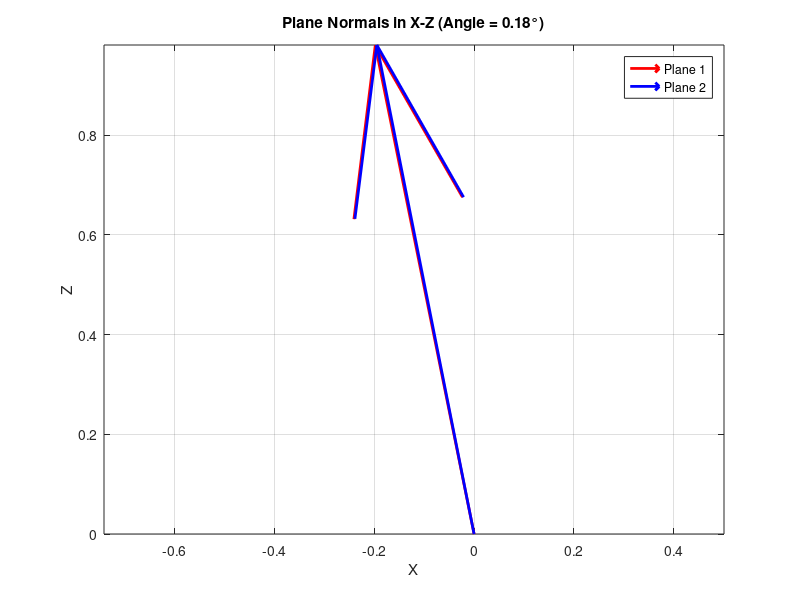
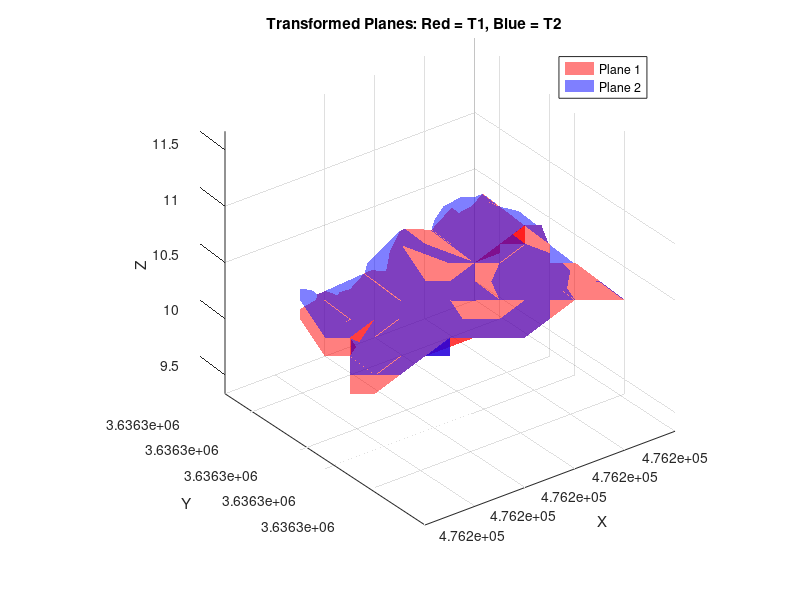

MATLAB code to generate these figures, in order:
configStruct = struct( ...
    'dataFolder', '/Volumes/camera/DO-lidar/data-lvx/', ...
    "processHFolder", "/Volumes/camera/DO-lidar/Processed_Hourly", ...
    "processFolder", "/Volumes/camera/DO-lidar/Processed_daily", ...
    "plotFolder", "/Volumes/camera/DO-lidar/laserdanger", ...
    'transformMatrix', [-0.949241568721, -0.247004601089, -0.194754130260, 476196.822115626768; ... 
    0.241085658086, -0.969005091712, 0.053915097151, 3636332.802218010183; ... 
    -0.202035020918, 0.004226023738, 0.979369180159, 10.481421693595; ...
    0.000000000000, 0.000000000000, 0.000000000000, 1.000000000000
     ], ...
     'LidarBoundary', [476190.822581, 476185.016129, 475999.919355, 476029.274194;... 
     3636353.450920, 3636316.937617, 3636300.996933, 3636453.144172]');


jsonText = jsonencode(configStruct, 'PrettyPrint', true);
fid = fopen('livox_config.json', 'w');
fwrite(fid, jsonText, 'char');
fclose(fid);


% blickfeld transformation matrix
        % -0.244522958994, -0.962178707123, -0.120086275041, 476196.819366455078; ...
        %  0.008030226454,  0.121832095087, -0.992518246174, 3636332.755462646484; ...
        %  0.969610273838, -0.243657812476, -0.022064233199, 10.533929824829; ...
        %  0.0, 0.0, 0.0, 1.0 ...
%% for ehukai

configStruct = struct( ...
    'dataFolder', '/project/ceph/Projects/DO-lidar/data-lvx/', ...
    'processFolder', '/project/ceph/Projects/DO-lidar/Processed_daily', ...
    'plotFolder', '/project/ceph/Projects/DO-lidar/laserdanger', ...
    'transformMatrix', [-0.949241568721, -0.247004601089, -0.194754130260, 476196.822115626768; ... 
    0.241085658086, -0.969005091712, 0.053915097151, 3636332.802218010183; ... 
    -0.202035020918, 0.004226023738, 0.979369180159, 10.481421693595; ...
    0.000000000000, 0.000000000000, 0.000000000000, 1.000000000000 
     ], ...
     'LidarBoundary', [476190.822581, 476185.016129, 475999.919355, 476029.274194;... 
     3636353.450920, 3636316.937617, 3636300.996933, 3636453.144172]');

jsonText = jsonencode(configStruct, 'PrettyPrint', true);
fid = fopen('livox_config2.json', 'w');
fwrite(fid, jsonText, 'char');
fclose(fid);

%% for ehukai pt 2


configStruct = struct( ...
    'dataFolder', '/project/camera/DO-lidar/data-lvx/', ...
    'processFolder', '/project/camera/DO-lidar/Processed_daily', ...
    'plotFolder', '/project/camera/DO-lidar/laserdanger', ...
    'transformMatrix', [-0.949241568721, -0.247004601089, -0.194754130260, 476196.822115626768; ... 
    0.241085658086, -0.969005091712, 0.053915097151, 3636332.802218010183; ... 
    -0.202035020918, 0.004226023738, 0.979369180159, 10.481421693595; ...
    0.000000000000, 0.000000000000, 0.000000000000, 1.000000000000 
     ], ....
     'LidarBoundary', [476190.822581, 476185.016129, 475999.919355, 476029.274194;... 
     3636353.450920, 3636316.937617, 3636300.996933, 3636453.144172]');

jsonText = jsonencode(configStruct, 'PrettyPrint', true);
fid = fopen('livox_config.json', 'w');
fwrite(fid, jsonText, 'char');
fclose(fid);

%% Livox tmatrix using 2m offset on groundcontrol points

Tnew_June =  [ ...
        -0.949302625438, -0.244290090870, -0.197855697009, 476196.851055338280; ...
        0.238370397735, -0.969695132867, 0.053580806053, 3636332.823261848651; ...
        -0.204948966379, 0.003701458669, 0.978765661629, 10.423920231542; ...
        0.000000000000, 0.000000000000, 0.000000000000, 1.000000000000; ...
     ];

Tnew__July = [-0.949241568721, -0.247004601089, -0.194754130260, 476196.822115626768; ... 
    0.241085658086, -0.969005091712, 0.053915097151, 3636332.802218010183; ... 
    -0.202035020918, 0.004226023738, 0.979369180159, 10.481421693595; ...
    0.000000000000, 0.000000000000, 0.000000000000, 1.000000000000 ];


%% New transformation matrix

% RMS error 0.07
 [ -0.950241738321, -0.243770127062, -0.193950416101, 476196.825894786278; ...
     0.238243774489, -0.969828661039, 0.051694024260, 3636332.807127794251; ...
-0.200700131217, 0.002914340278, 0.979648387918, 10.410606258970; ...
0.000000000000, 0.000000000000, 0.000000000000, 1.000000000000];

[ -0.950131255288, -0.245052609764, -0.192872538672, 476196.844243035652; ...
0.238676453030, -0.969483260747, 0.055997838354, 3636332.847799383570; ...
-0.200709114130, 0.007171163032, 0.979624635218, 10.419544648124; ...
0.000000000000, 0.000000000000, 0.000000000000, 1.000000000000];


%%

T1 = [ ...
        -0.949302625438, -0.244290090870, -0.197855697009, 476196.851055338280; ...
        0.238370397735, -0.969695132867, 0.053580806053, 3636332.823261848651; ...
        -0.204948966379, 0.003701458669, 0.978765661629, 10.423920231542; ...
        0.000000000000, 0.000000000000, 0.000000000000, 1.000000000000]; 

T2 = [-0.949241568721, -0.247004601089, -0.194754130260, 476196.822115626768; ... 
    0.241085658086, -0.969005091712, 0.053915097151, 3636332.802218010183; ... 
    -0.202035020918, 0.004226023738, 0.979369180159, 10.481421693595; ...
    0.000000000000, 0.000000000000, 0.000000000000, 1.000000000000 ];

% Extract plane normals (3rd column of rotation matrix)
n1 = T1(1:3, 3);
n2 = T2(1:3, 3);

% Project onto x-z plane (ignore y component)
n1_xz = [n1(1); n1(3)];
n2_xz = [n2(1); n2(3)];

% Normalize
n1_xz = n1_xz / norm(n1_xz);
n2_xz = n2_xz / norm(n2_xz);

% Compute angle in radians and convert to degrees
angle_rad = acos(dot(n1_xz, n2_xz));
angle_deg = rad2deg(angle_rad);

fprintf('Angle between planes (in x-z direction): %.6f radians\n', angle_rad);

%%

figure; clf
quiver(0, 0, n1_xz(1), n1_xz(2), 0, 'r', 'LineWidth', 2); hold on;
quiver(0, 0, n2_xz(1), n2_xz(2), 0, 'b', 'LineWidth', 2);
axis equal
grid on
xlabel('X')
ylabel('Z')
title(sprintf('Plane Normals in X-Z (Angle = %.2f°)', angle_deg))
legend('Plane 1', 'Plane 2')

%%

% Create a 2D grid (XY plane at Z=0)
[x, y] = meshgrid(-1:0.2:1, -1:0.2:1);
z = zeros(size(x));
N = numel(x);

% Reshape into homogeneous coordinates: 4xN
P = [x(:)'; y(:)'; z(:)'; ones(1, N)];

% Apply transformation matrices
P1 = T1 * P;
P2 = T2 * P;

% Reshape back to meshgrid shape
x1 = reshape(P1(1, :), size(x));
y1 = reshape(P1(2, :), size(y));
z1 = reshape(P1(3, :), size(z));

x2 = reshape(P2(1, :), size(x));
y2 = reshape(P2(2, :), size(y));
z2 = reshape(P2(3, :), size(z));

% Plot the original and transformed planes
figure; clf
surf(x1, y1, z1, 'FaceAlpha', 0.5, 'EdgeColor', 'none', 'FaceColor', 'r'); hold on;
surf(x2, y2, z2, 'FaceAlpha', 0.5, 'EdgeColor', 'none', 'FaceColor', 'b');

axis equal
grid on
xlabel('X'); ylabel('Y'); zlabel('Z')
title('Transformed Planes: Red = T1, Blue = T2')
legend('Plane 1', 'Plane 2')
view(3)
